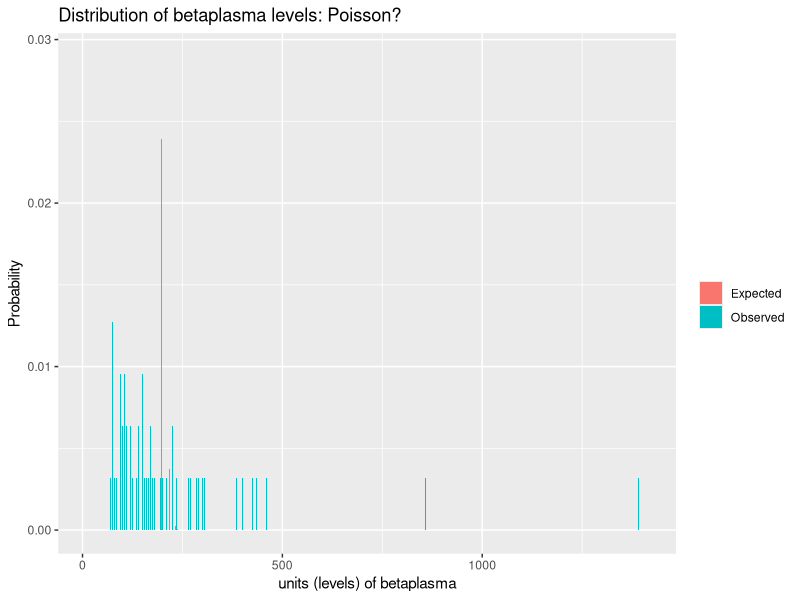
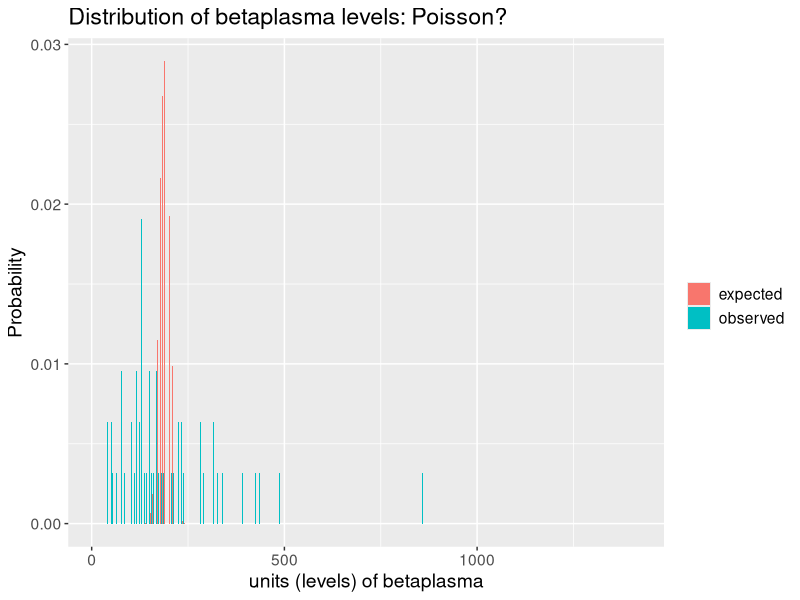
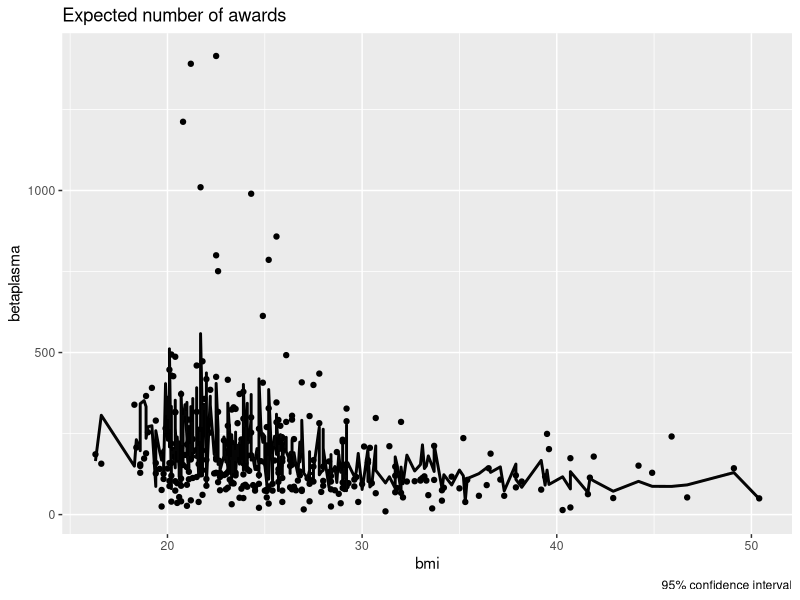
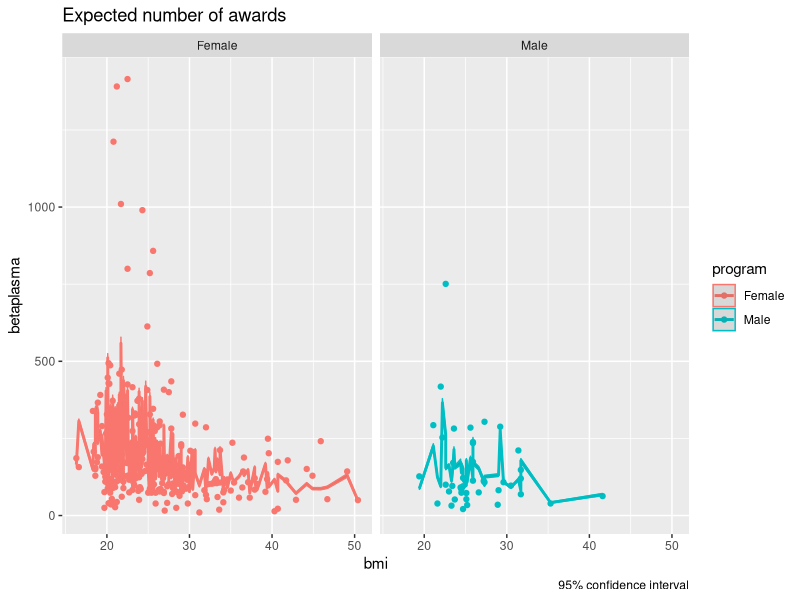

Reproduce these figures in R, in order.
library(readxl)
library(tidyverse)
library(car)
library(ggplot2)
library(dplyr)
library(tidyr)
library(knitr)
data <- read_excel("Data/carotene.xlsx")
summary(data)

#Betaplasma är count variabel, units av betaplasma är poisson fördelat och 
# och vi modeller de med våra kovariater

#Factors 
data <- data %>%
  mutate(smokstat = factor(smokstat,
                           levels = c(1, 2, 3),
                           labels = c("Never", "Former", "Current")))

data <- data %>%
  mutate(sex = factor(sex,
                      levels = c(1, 2),
                      labels = c("Male", "Female")))
# Set baseline
data$sex <- relevel(data$sex, ref = "Female")

data <- data %>%
  mutate(vituse = factor(vituse,
                         levels = c(1, 2, 3),
                         labels = c("Often", "Rarely", "Never")))

# Set baseline
data$vituse <- relevel(data$vituse, ref = "Never")



################## Start of Poisson ##########################

#Frequency table over betaplasma levels
data |> count(betaplasma) -> betaplasma_table
betaplasma_table


#Add proportions of observed levels
betaplasma_table |> mutate(observed = n/sum(n)) -> betaplasma_table
betaplasma_table


# Average
mu <- mean(data$betaplasma)
mu 
# => 189.9238

# Variance
var(data$betaplasma)
# => 33477.52 

# NOTICE! Poisson is not ideal since mu != var

# Expected frequencies
betaplasma_table |> 
  mutate(expected = dpois(betaplasma, mu)) -> betaplasma_table
betaplasma_table

#Plot expected and observed
ggplot(betaplasma_table) +
  geom_col(aes(x = betaplasma + 0.2, y = observed, fill = "Observed"), 
           width = 0.4) +
  geom_col(aes(x = betaplasma - 0.2, y = expected, fill = "Expected"), 
           width = 0.4) +
  labs(y = "Probability", x = "units (levels) of betaplasma", fill = "",
       title = "Distribution of betaplasma levels: Poisson?") 

##############################################################################
#Alternative way?
#In the example they get the same plot - but I get a different result. 
#Don't know why...
pivot_longer(betaplasma_table, cols = c("observed", "expected"), 
             values_to = "Proportion", 
             names_to = "variable") -> betaplasma_long
betaplasma_long

ggplot(betaplasma_long, aes(x = betaplasma, y = Proportion, fill = variable)) +
  geom_col(position = "dodge") +
  labs(y = "Probability", x = "units (levels) of betaplasma", fill = "",
       title = "Distribution of betaplasma levels: Poisson?") +
  theme(text = element_text(size = 14))
###########################################################################

#Mean and variance by program
data |> summarise(mu = mean(betaplasma),
                   s2 = var(betaplasma))

#MODELS

#Only main terms, without calories - refer to project 1 and 2. 
model <- glm(betaplasma ~ bmi + age + fat + cholesterol + fiber + 
               alcohol + betadiet + smokstat + sex + vituse, family = "poisson", data = data)
summary(model)

#Rate ratios and confidence intervals
beta <- model$coefficients
RR <- exp(beta)
ci_beta = confint(model)
ci_RR = exp(ci_beta)

cbind(beta = beta, ci_beta, RR = RR, ci_RR) |> round(digits = 2)

#Estimated mean with c.i.
data_pred <- cbind(
  data,
  xb = predict(model, se.fit = TRUE))
data_pred |> mutate(
  xb.residual.scale = NULL,
  xb.lwr = xb.fit - 1.96*xb.se.fit,
  xb.upr = xb.fit + 1.96*xb.se.fit,
  muhat = exp(xb.fit),
  mu.lwr = exp(xb.lwr),
  mu.upr = exp(xb.upr)) -> data_pred

glimpse(data_pred)

#Plot estimated mean with its c.i. - don't know if this serves a purpose here -
#since there are many varibles to plot against. 

#For example against bmi
ggplot(data_pred, aes(bmi, betaplasma)) +
  geom_point() +
  geom_line(aes(y = muhat), linewidth = 1) +
  geom_ribbon(aes(ymin = mu.lwr, ymax = mu.upr), alpha = 0.1) +
  labs(title = "Expected number of awards",
       caption = "95% confidence interval",
       color = "program")

#Or against bmi but for different genders
ggplot(data_pred, aes(bmi, betaplasma, color = sex)) +
  geom_point() +
  geom_line(aes(y = muhat), linewidth = 1) +
  geom_ribbon(aes(ymin = mu.lwr, ymax = mu.upr), alpha = 0.1) +
  labs(title = "Expected number of awards",
       caption = "95% confidence interval",
       color = "program") +
  facet_wrap(~ sex)
